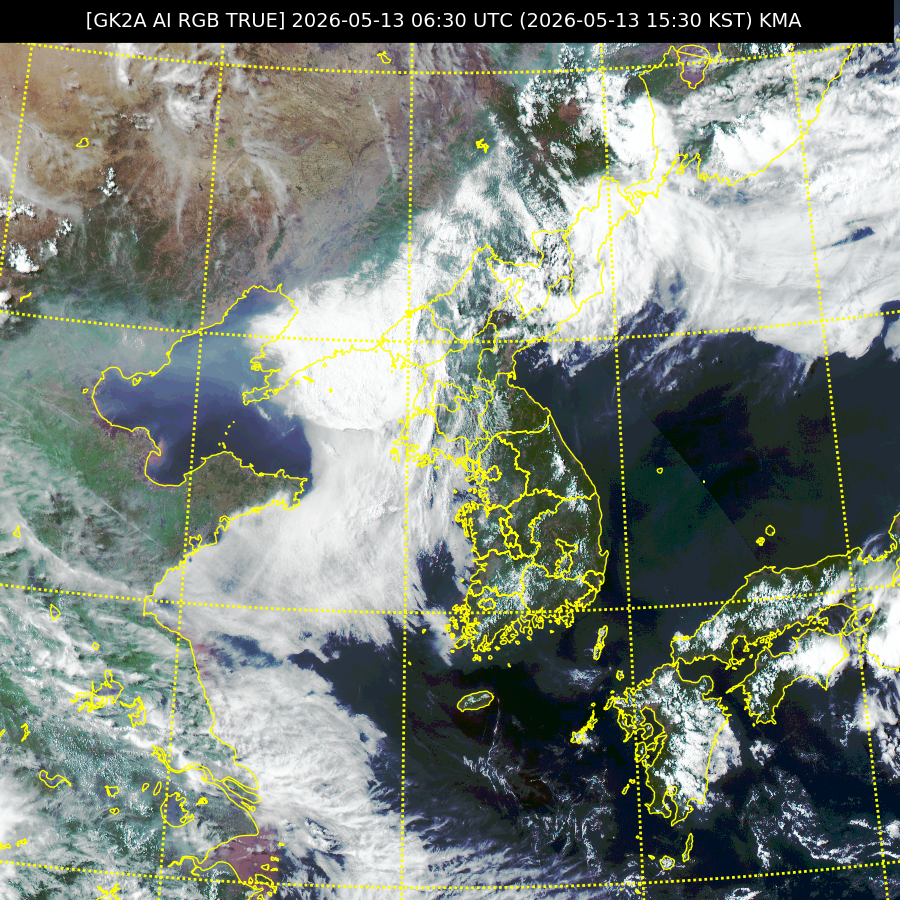
#> input picture gk2a_ami_le1b_rgb-s-true_ko020lc_202605130630.png, 900 x 900 px
$ python -i cloud_filter.py   (imports and definitions only)
#> lines starting #> are read from the running program, lines starting #| are printed output that depends on the picture; after the words box and inside, x2 and y2 are one past the last pixel; in counts of white or black regions, pixels touching at a corner belong together
import cv2
import numpy as np


# =========================================================
# 구름 추출 함수
#
# 입력:
#   image_path : RGB 위성영상 경로
#
# 출력:
#   refined_mask : 최종 구름 Binary Mask
#                  (cloud=1, clear=0)
#
#   result_image : Overlay 결과 영상
#
# 특징:
#   - 결과 창 출력 유지
#   - 성능 비교(IoU 등)에 바로 사용 가능
#   - 다른 파일에서 함수 하나만 호출하면 됨
# =========================================================
def extract_cloud(image_path, display_scale=0.2):

    # =====================================================
    # 내부 출력용 resize 함수
    # =====================================================
#> called with display_scale = 0.2
    def resize_for_display(img, scale=display_scale):

        h, w = img.shape[:2]

        return cv2.resize(
            img,
            (int(w * scale), int(h * scale))
        )

    # =====================================================
    # 1. 원본 이미지 불러오기
    # =====================================================
    img = cv2.imread(image_path)
#> img is the input picture: shape (900, 900, 3); mean B, G, R 122.6, 131.6, 123.8

    if img is None:
        raise ValueError("이미지를 불러올 수 없습니다.")

    original = img.copy()

    # =====================================================
    # 2. Bilateral Filter
    # =====================================================
    bilateral = cv2.bilateralFilter(
        img,
        d=9,
        sigmaColor=75,
        sigmaSpace=75
    )

    # =====================================================
    # 3. GrayScale
    # =====================================================
    gray = cv2.cvtColor(
        bilateral,
        cv2.COLOR_BGR2GRAY
    )

    # =====================================================
    # 4. Histogram Equalization
    # =====================================================
    equalized = cv2.equalizeHist(gray)

    # =====================================================
    # 5. Threshold
    # =====================================================
    _, thresh = cv2.threshold(
        equalized,
        180,
        255,
        cv2.THRESH_BINARY
    )
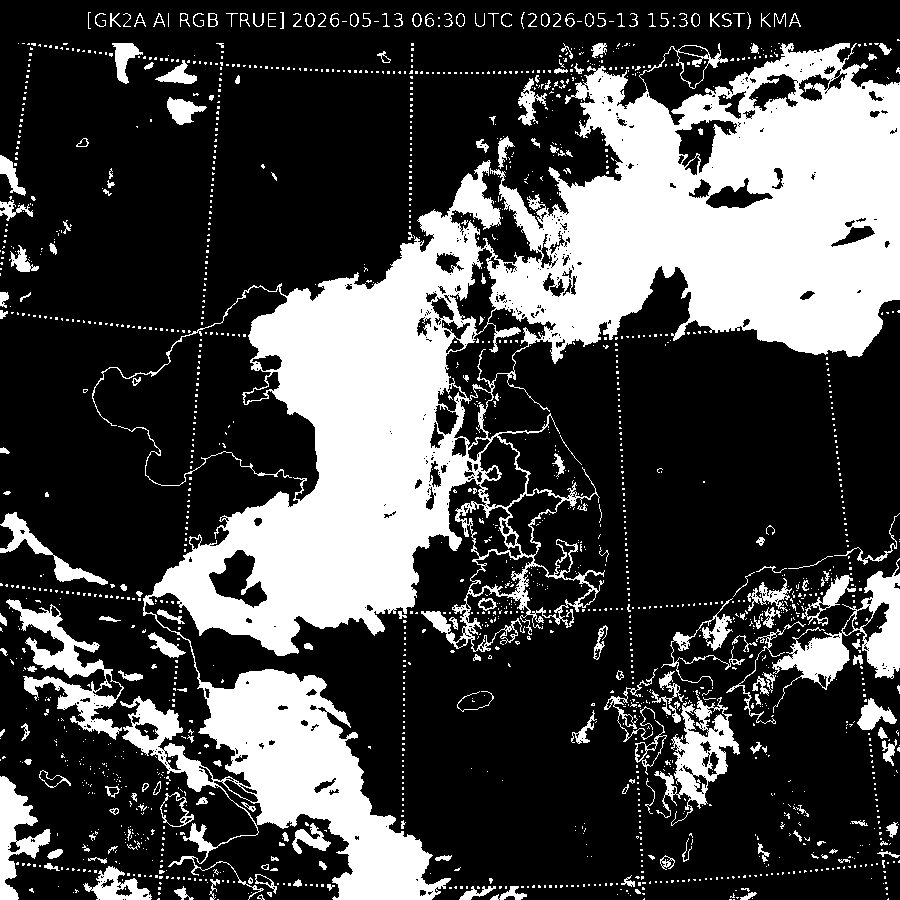
#> thresh: shape (900, 900); 28.4% white; 1753 white regions (1535 under 20 px), largest, box (x1, y1, x2, y2) and area: (92, 43, 900, 900) 185441, (772, 558, 900, 713) 5183, (6, 599, 124, 740) 4529

    # =====================================================
    # 6. Edge Detection
    # =====================================================
    edges = cv2.Canny(
        equalized,
        100,
        200
    )
#> edges: shape (900, 900); 8.8% white in thin lines or dots

    # =====================================================
    # 7. RGB Prior
    # =====================================================
    b, g, r = cv2.split(img)

    rgb_condition = (
        (np.abs(r.astype(int) - g.astype(int)) < 20) &
        (np.abs(r.astype(int) - b.astype(int)) < 20) &
        (np.abs(g.astype(int) - b.astype(int)) < 20)
    )
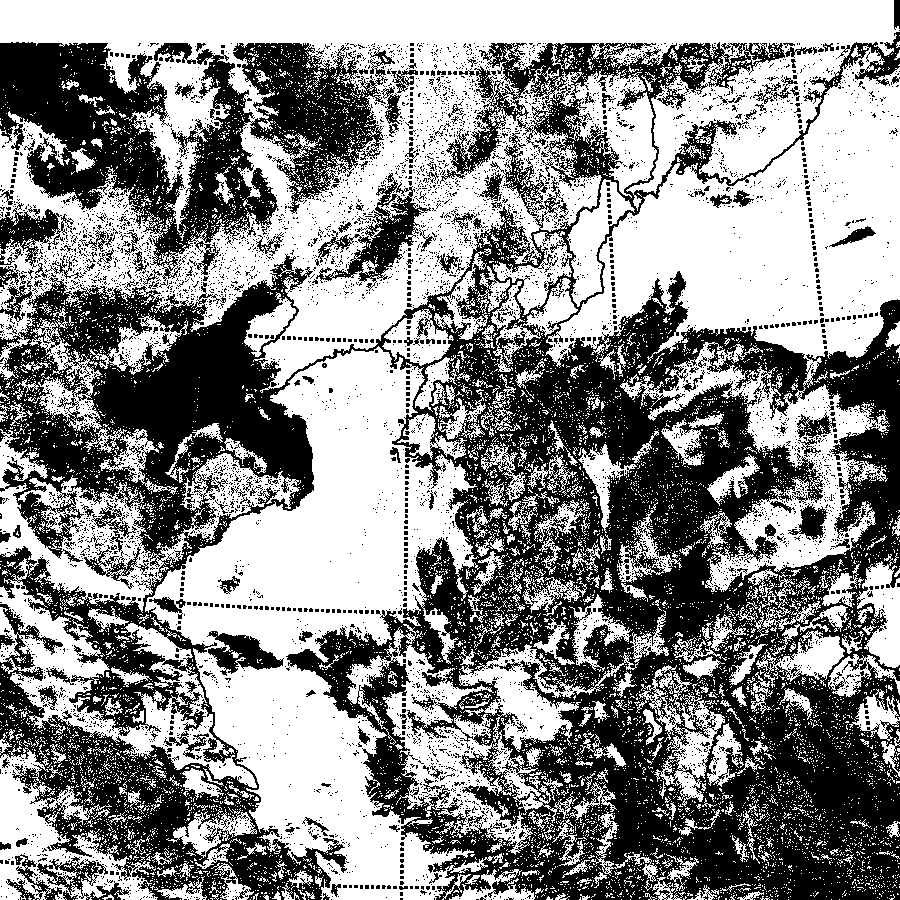
#> rgb_condition: shape (900, 900) bool; 54.3% white; 6155 black regions (5973 under 20 px), largest, box (x1, y1, x2, y2) and area: (0, 32, 900, 900) 288990, (0, 42, 395, 281) 40994, (316, 173, 431, 291) 3650

    rgb_mask = np.zeros_like(gray)
    rgb_mask[rgb_condition] = 255

    # =====================================================
    # 8. HSV Prior
    # =====================================================
    hsv = cv2.cvtColor(
        img,
        cv2.COLOR_BGR2HSV
    )
#> hsv: shape (900, 900, 3); mean H, S, V 77.4, 63.1, 137.8

    h, s, v = cv2.split(hsv)
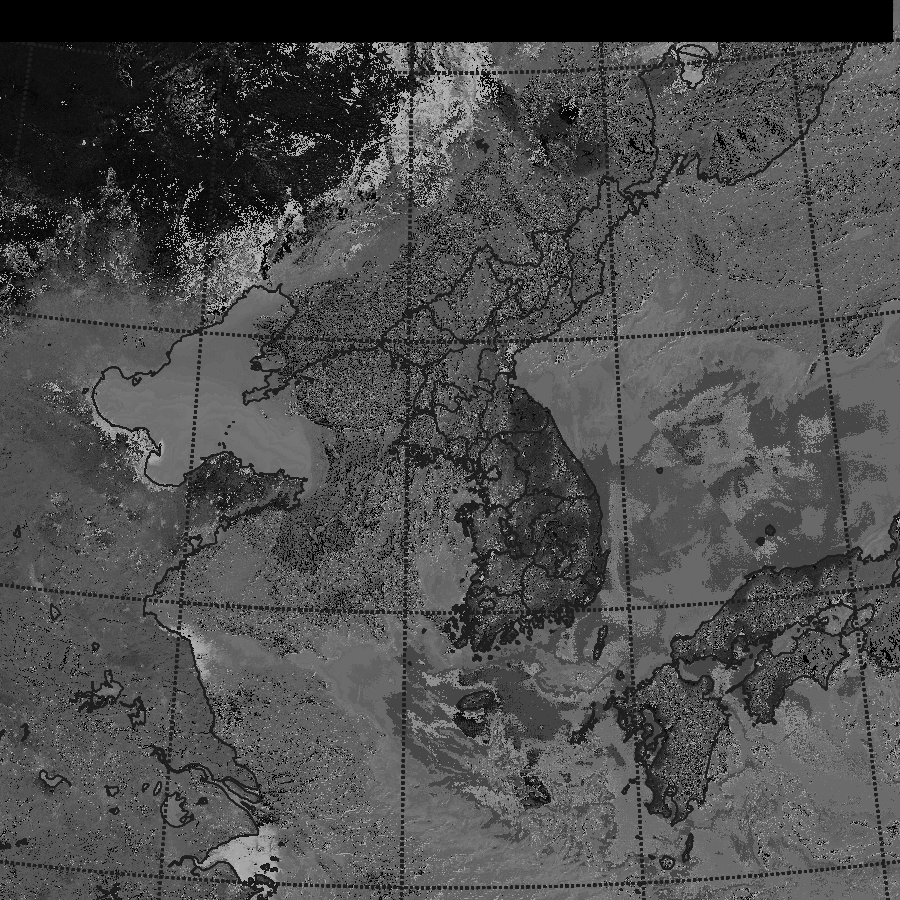
#> h: shape (900, 900); min 0, max 179, mean 77.4
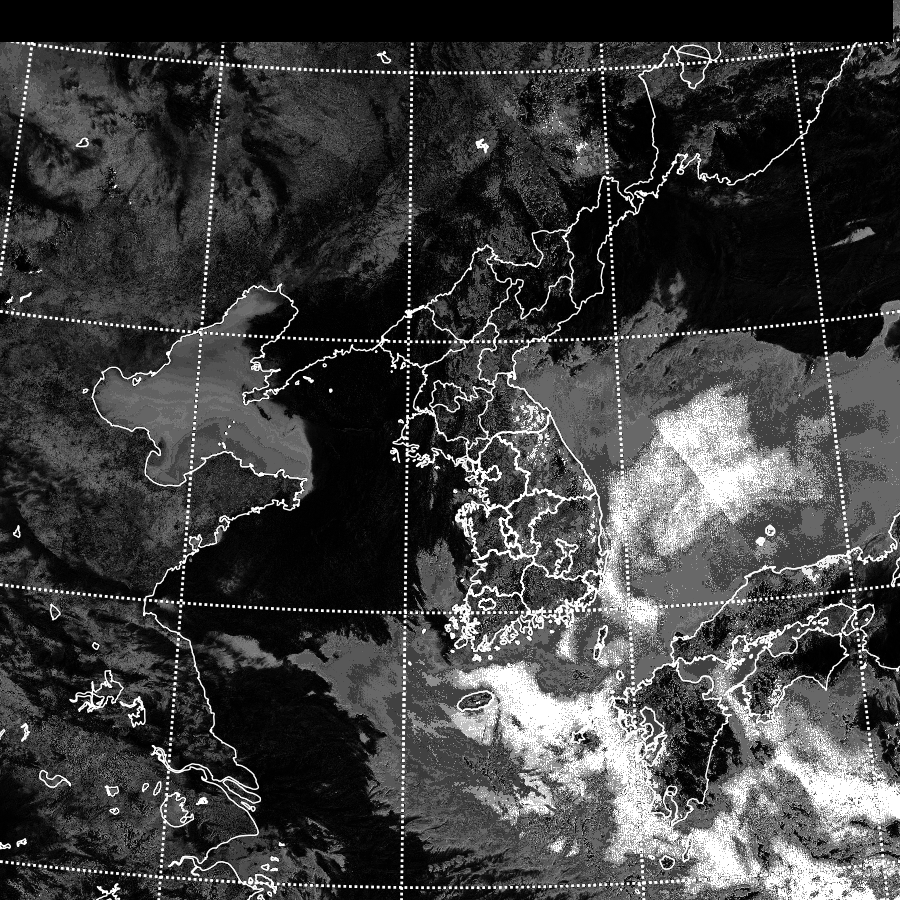
#> s: shape (900, 900); min 0, max 255, mean 63.1

    hsv_condition = (
        (s < 60) &
        (v > 180)
    )
#> hsv_condition: shape (900, 900) bool; 28% white; 2637 white regions (2338 under 20 px), largest, box (x1, y1, x2, y2) and area: (546, 46, 900, 364) 52223, (152, 346, 476, 661) 46079, (200, 662, 458, 900) 26215

    hsv_mask = np.zeros_like(gray)
    hsv_mask[hsv_condition] = 255

    # =====================================================
    # 9. Mask Combination
    # =====================================================
    combined = cv2.bitwise_and(
        thresh,
        rgb_mask
    )
#> combined: shape (900, 900); 23.7% white; 1333 white regions (1111 under 20 px), largest, box (x1, y1, x2, y2) and area: (546, 63, 900, 362) 49766, (154, 346, 466, 656) 42165, (202, 669, 451, 900) 22474

    combined = cv2.bitwise_and(
        combined,
        hsv_mask
    )
#> combined: shape (900, 900); 23.6% white; 1338 white regions (1115 under 20 px), largest, box (x1, y1, x2, y2) and area: (546, 63, 900, 362) 49727, (154, 346, 466, 656) 42115, (202, 669, 451, 900) 22413

    combined = cv2.bitwise_or(
        combined,
        edges
    )
#> combined: shape (900, 900); 31.5% white; 2023 white regions (1607 under 20 px), largest, box (x1, y1, x2, y2) and area: (5, 0, 900, 900) 188409, (725, 557, 900, 725) 8487, (603, 635, 745, 830) 6705

    # =====================================================
    # 10. Morphology
    # =====================================================
    kernel = np.ones((5, 5), np.uint8)

    opened = cv2.morphologyEx(
        combined,
        cv2.MORPH_OPEN,
        kernel
    )
#> opened: shape (900, 900); 20.3% white; 201 white regions (4 under 20 px), largest, box (x1, y1, x2, y2) and area: (183, 350, 406, 610) 32184, (612, 142, 820, 329) 24256, (204, 669, 402, 886) 19682

    refined = cv2.morphologyEx(
        opened,
        cv2.MORPH_CLOSE,
        kernel
    )
#> refined: shape (900, 900); 21.6% white; 92 white regions (3 under 20 px), largest, box (x1, y1, x2, y2) and area: (512, 51, 900, 357) 70987, (155, 211, 473, 656) 57300, (204, 669, 434, 900) 22992

    # =====================================================
    # 11. Binary Mask 변환
    #
    # 성능 비교(IoU 등)를 위해:
    # cloud = 1
    # clear = 0
    # =====================================================
    refined_mask = (
        refined > 0
    ).astype(np.uint8)

    # =====================================================
    # 12. Overlay 생성
    # =====================================================
    overlay = original.copy()

    overlay[refined_mask == 1] = [0, 0, 255]

    result = cv2.addWeighted(
        original,
        0.7,
        overlay,
        0.3,
        0
    )
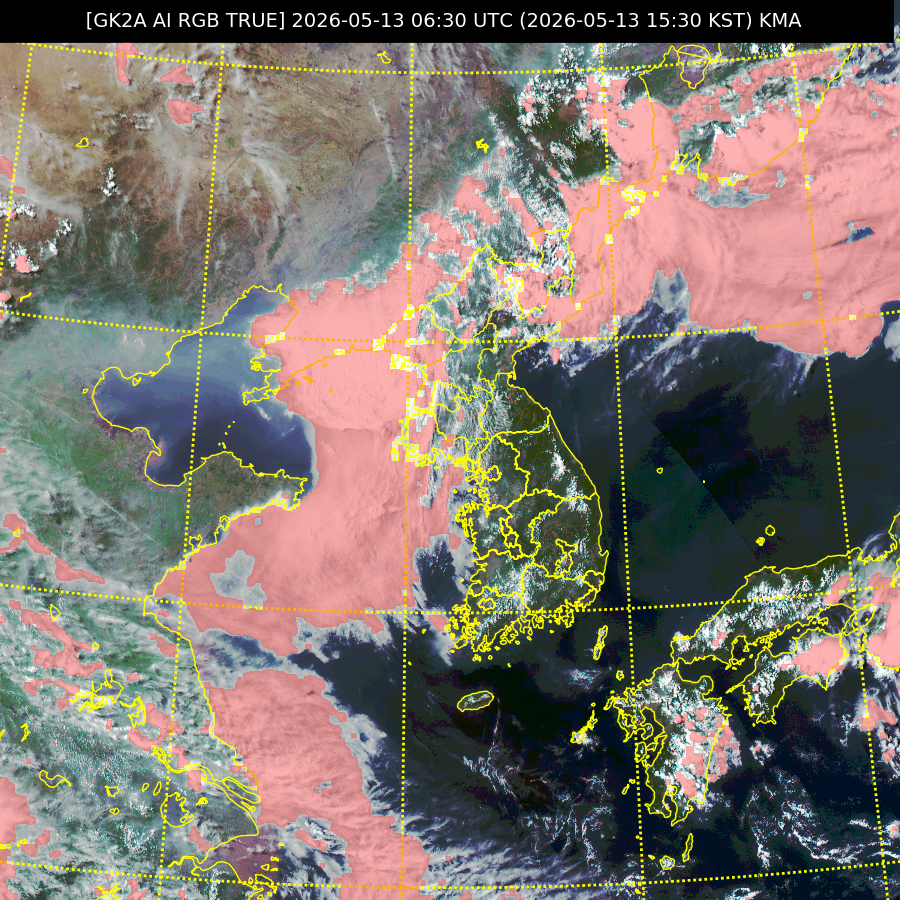
#> result: shape (900, 900, 3); mean B, G, R 108.4, 117.1, 126

    # =====================================================
    # 13. 결과 출력
    # =====================================================
    cv2.imshow(
        "Original",
        original
    )

    cv2.imshow(
        "Threshold",
        thresh
    )

    cv2.imshow(
        "RGB Prior",
        rgb_mask
    )

    cv2.imshow(
        "HSV Prior",
        hsv_mask
    )

    cv2.imshow(
        "Cloud Extraction Result",
        result
    )

    cv2.waitKey(0)
    cv2.destroyAllWindows()

    # =====================================================
    # 14. Return
    # =====================================================
    return refined_mask, result

>>> result = extract_cloud('gk2a_ami_le1b_rgb-s-true_ko020lc_202605130630.png')
